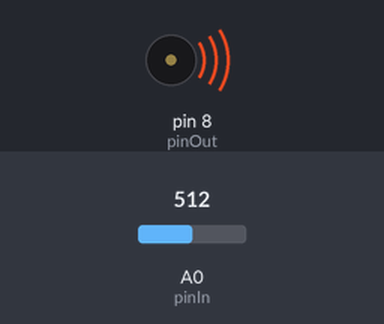
Bench run of a sketch on a simulated Arduino Uno, built with avr-gcc and run on an emulated ATmega328P. Shown: buzzer (waves = sounding). Inputs (shaded band) come from the test bench; at power-on: A0 (pinIn) = 512.

Above: at 0.1 s.
Timing chart, 0 to 1.6 s (numbered marks = the images above):
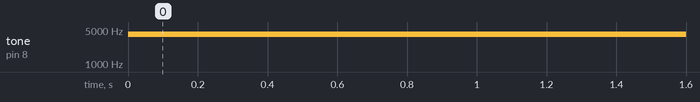

Measured:
- by itself, tone on pin 8 (pinOut): silent → 4053 Hz at 0.00 s

The sketch:

03_code.ino
```cpp
int pinOut = 8;
int pinIn = A0;
int vyska = 0;
int svetlo = 0;

void setup() {
  pinMode(pinOut, OUTPUT);
  pinMode(pinIn, INPUT);
}

void loop() {
  svetlo = analogRead(pinIn);
  vyska = map(svetlo, 0, 1023, 100, 8000);
  tone(pinOut, vyska);
}
```
